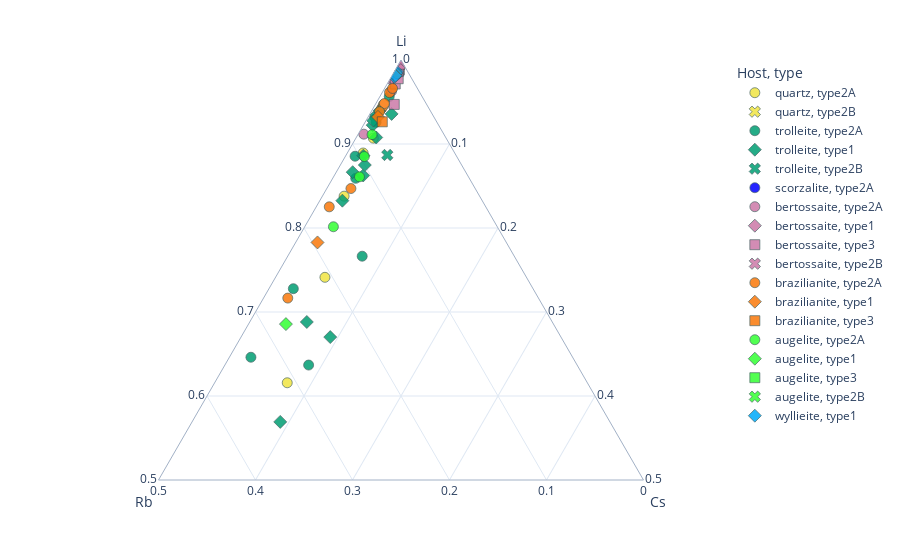

Notebook code cell kept with this figure:
### Markdown cell above
# Ternary plot

### Code cell
A = 'Li'
B = 'Rb'
C = 'Cs'

#define subset within dataset
df_subset = df_FI.loc[:, [A, B, C]]

#combine calculated data with metadata
df_subset[['sample', 'piece', 'field', 'analysis', 'Host', 'Phases','type']] = df_FI[['sample', 'piece', 'field', 'analysis', 'Host', 'Phases','type']]


#ternary plot of normalized subset
fig2 = px.scatter_ternary(df_subset, a=A, b=B, c=C,
                          hover_data=['sample',"piece",'field','analysis',df_subset.index],
                          symbol = "type", color="Host",
                          template='plotly_white',
                          color_discrete_map=colors_map,
#                           labels={A: 'CO<sub>2</sub>',
#                                   B: 'N<sub>2</sub>', 
#                                   C: 'CH<sub>4</sub>'}
                         )

fig2.update_traces(marker=dict(size=10, 
                              line=dict(width=0.7,
                                        color='DarkSlateGrey')),
                  selector=dict(mode='markers'),
                  opacity=0.85)

fig2.update_ternaries(aaxis_min=0.50)

# fig2.update_layout(title_x=0.2, 
#                   title_text="Vapor composition FI - " #+ df_subset.iloc[0][7], 
#                  )

# fig2.write_image(data_dir+"figures/plot_ternary_NaKLi_mol.pdf")# + df_subset.iloc[0][7] + ".pdf")

# print(df_subset.loc[79])

fig2.show()

### Figure 1 — Plotly figure (JSON) as saved in the notebook; plotly's stock layout.template omitted (floating-point values rounded to 4 significant figures; data arrays with more than 128 entries replaced by an {"elided": "..."} marker saying what was removed)
{"data": [{"a": [null, null, 0.03943, null, null, null, null, null, 0.01991, null, null, null, null, 0.181, null, null, 0.0787, null, 0.1179, null, null, null, null, null, null, null, null, null, null, null, null, null, null, null, null, null, 0.9612, null, null, null, null, null, null, null], "b": [null, null, 0.01981, null, null, null, null, null, 0.00558, null, null, null, null, 0.01921, null, null, 0.006509, null, 0.01966, null, null, null, null, null, null, null, null, null, null, null, null, null, null, null, null, 0.01278, 0.01241, 0.02034, null, null, null, null, null, null], "c": [null, null, 0.004793, null, null, null, null, null, 0.001368, 0.002754, null, null, null, 0.003326, null, null, 0.001561, null, 0.003152, null, null, null, null, null, null, null, null, null, null, null, null, null, null, null, null, 0.00151, 0.0006884, 0.002248, null, null, null, null, null, null], "customdata": {"elided": "44x5 mixed values"}, "hovertemplate": "Host=quartz<br>type=type2A<br>Li=%{a}<br>Rb=%{b}<br>Cs=%{c}<br>sample=%{customdata[0]}<br>piece=%{customdata[1]}<br>field=%{customdata[2]}<br>analysis=%{customdata[3]}<br>index=%{customdata[4]}<extra></extra>", "legendgroup": "quartz, type2A", "marker": {"color": "rgb(240,228,66)", "line": {"color": "DarkSlateGrey", "width": 0.7}, "size": 10, "symbol": "circle"}, "mode": "markers", "name": "quartz, type2A", "opacity": 0.85, "showlegend": true, "subplot": "ternary", "type": "scatterternary"}, {"a": [null], "b": [null], "c": [null], "customdata": [["BU18FA19", "D", "ffore2", "fi06", 152]], "hovertemplate": "Host=quartz<br>type=type2B<br>Li=%{a}<br>Rb=%{b}<br>Cs=%{c}<br>sample=%{customdata[0]}<br>piece=%{customdata[1]}<br>field=%{customdata[2]}<br>analysis=%{customdata[3]}<br>index=%{customdata[4]}<extra></extra>", "legendgroup": "quartz, type2B", "marker": {"color": "rgb(240,228,66)", "line": {"color": "DarkSlateGrey", "width": 0.7}, "size": 10, "symbol": "x"}, "mode": "markers", "name": "quartz, type2B", "opacity": 0.85, "showlegend": true, "subplot": "ternary", "type": "scatterternary"}, {"a": [null, null, null, null, 0.03731, null, null, null, null, 0.5058, null, null, null, null, null, 0.02421, null, 0.1628, null, 0.134, null, null, null, null, null, null, null, null, null, null, null, 0.859, 0.1714, 0.05569, 0.03598, 0.2021, 0.01367], "b": [null, null, null, null, 0.01622, null, null, null, null, 0.01792, null, null, null, null, null, 0.008222, 0.009291, 0.01066, null, 0.01827, null, null, null, null, null, null, null, null, null, null, null, 0.01039, 0.0116, 0.01139, 0.01847, 0.02388, 0.01887], "c": [null, null, null, null, 0.005059, null, null, null, null, 0.005082, null, null, null, null, null, 0.000836, 0.002515, 0.001194, null, 0.003705, null, null, null, null, null, null, null, null, null, null, null, 0.001318, 0.002096, 0.00558, 0.001237, 0.002271, 0.002259], "customdata": {"elided": "37x5 mixed values"}, "hovertemplate": "Host=trolleite<br>type=type2A<br>Li=%{a}<br>Rb=%{b}<br>Cs=%{c}<br>sample=%{customdata[0]}<br>piece=%{customdata[1]}<br>field=%{customdata[2]}<br>analysis=%{customdata[3]}<br>index=%{customdata[4]}<extra></extra>", "legendgroup": "trolleite, type2A", "marker": {"color": "rgb(0,158,115)", "line": {"color": "DarkSlateGrey", "width": 0.7}, "size": 10, "symbol": "circle"}, "mode": "markers", "name": "trolleite, type2A", "opacity": 0.85, "showlegend": true, "subplot": "ternary", "type": "scatterternary"}, {"a": [null, 0.3728, 0.1402, null, null, null, null, null, 0.05367, 0.02168, 0.03935, null, null, null, null, 0.2061, 0.08652, null, 0.1474, 0.07407, 0.2216, 0.1869, 0.07777, null, null, null, null, null, null, null, null, null, null, null, 0.3425], "b": [null, 0.01665, 0.01751, null, null, null, null, null, 0.01905, 0.01295, 0.01447, null, null, null, 0.01239, 0.01518, 0.009347, null, 0.01164, 0.008451, 0.01243, 0.02514, 0.01347, null, null, null, null, null, null, null, null, null, null, 0.001205, 0.02389], "c": [null, 0.008929, 0.00483, null, null, null, null, null, 0.007368, 0.003463, 0.003364, null, null, null, 0.001118, 0.002147, 0.001769, null, 0.003339, 0.002134, 0.001907, 0.003657, 0.002174, null, null, null, null, null, null, null, null, null, null, null, 0.002765], "customdata": {"elided": "35x5 mixed values"}, "hovertemplate": "Host=trolleite<br>type=type1<br>Li=%{a}<br>Rb=%{b}<br>Cs=%{c}<br>sample=%{customdata[0]}<br>piece=%{customdata[1]}<br>field=%{customdata[2]}<br>analysis=%{customdata[3]}<br>index=%{customdata[4]}<extra></extra>", "legendgroup": "trolleite, type1", "marker": {"color": "rgb(0,158,115)", "line": {"color": "DarkSlateGrey", "width": 0.7}, "size": 10, "symbol": "diamond"}, "mode": "markers", "name": "trolleite, type1", "opacity": 0.85, "showlegend": true, "subplot": "ternary", "type": "scatterternary"}, {"a": [null, 0.07634, null], "b": [null, 0.006079, null], "c": [null, 0.003652, null], "customdata": [["BU18FA20", "E", "ff1", "fi01", 46], ["BU18FA20", "E", "ff1", "fi02", 47], ["BU18FA20", "G", "ff1", "fi04", 84]], "hovertemplate": "Host=trolleite<br>type=type2B<br>Li=%{a}<br>Rb=%{b}<br>Cs=%{c}<br>sample=%{customdata[0]}<br>piece=%{customdata[1]}<br>field=%{customdata[2]}<br>analysis=%{customdata[3]}<br>index=%{customdata[4]}<extra></extra>", "legendgroup": "trolleite, type2B", "marker": {"color": "rgb(0,158,115)", "line": {"color": "DarkSlateGrey", "width": 0.7}, "size": 10, "symbol": "x"}, "mode": "markers", "name": "trolleite, type2B", "opacity": 0.85, "showlegend": true, "subplot": "ternary", "type": "scatterternary"}, {"a": [null, null, null, null, null, null, null, null, null, null, null, null], "b": [null, null, null, null, null, null, null, null, null, null, null, null], "c": [null, null, null, null, null, null, null, null, null, null, null, null], "customdata": [["BU18FA22", "B", "ff2", "fi01", 28], ["BU18FA22", "B", "ff2", "fi02", 29], ["BU18FA22", "B", "ff2", "fi03", 30], ["BU18FA22", "B", "ff2", "fi04", 31], ["BU18FA22", "B", "ff2", "fi05", 32], ["BU18FA22", "B", "ff2", "fi06", 33], ["BU18FA20", "A", "ff1", "fi01", 91], ["BU18FA20", "A", "ff4", "fi01", 92], ["BU18FA20", "I", "ff1", "fi01", 93], ["BU18FA22", "D", "ff1", "fi01", 94], ["BU18FA22", "D", "ff1", "fi02", 95], ["BU18FA22", "D", "ff1", "fi03", 96]], "hovertemplate": "Host=scorzalite<br>type=type2A<br>Li=%{a}<br>Rb=%{b}<br>Cs=%{c}<br>sample=%{customdata[0]}<br>piece=%{customdata[1]}<br>field=%{customdata[2]}<br>analysis=%{customdata[3]}<br>index=%{customdata[4]}<extra></extra>", "legendgroup": "scorzalite, type2A", "marker": {"color": "rgb(0,0,255)", "line": {"color": "DarkSlateGrey", "width": 0.7}, "size": 10, "symbol": "circle"}, "mode": "markers", "name": "scorzalite, type2A", "opacity": 0.85, "showlegend": true, "subplot": "ternary", "type": "scatterternary"}, {"a": [null, 0.9194, 0.1641, null, null, null, 0.7131, null, null, null, null, null, null, null, null, null, null, null, null, null, null, null, 0.996, 0.2008, 1.032, 0.5167, 0.2434, 1.436, null, null, 0.8186, null, 0.2018, 0.09507, null, 0.6644, null, 1.395, 0.3849, 0.6723, 0.7354, null, 0.7199, 0.437], "b": [0.002789, 9.588e-05, 0.002597, null, null, null, 0.0002262, null, null, null, null, null, 0.002611, null, null, null, null, null, null, 0.01424, 0.01355, null, 0.006998, 0.005926, 0.006022, 0.003975, 0.005479, 0.0004679, 0.007065, null, 0.00136, null, 0.004105, 0.008603, 0.006613, 0.005, 0.01766, 0.001319, 0.002251, 0.009764, 0.009315, 0.007004, 0.003936, 0.004658], "c": [0.000328, null, 0.0004042, null, null, null, 0.0009394, null, null, null, null, null, 0.0002655, null, null, null, null, null, null, 0.00121, 0.002908, null, 0.001033, 0.001846, 0.001079, 0.0004888, 0.0003236, null, 0.0006403, null, 0.0001425, null, 0.0002976, 0.0006038, 0.0004004, 0.0003239, 0.001647, 0.0001032, 0.000338, 0.002965, 0.001465, 0.002484, 0.002159, 0.00249], "customdata": {"elided": "44x5 mixed values"}, "hovertemplate": "Host=bertossaite<br>type=type2A<br>Li=%{a}<br>Rb=%{b}<br>Cs=%{c}<br>sample=%{customdata[0]}<br>piece=%{customdata[1]}<br>field=%{customdata[2]}<br>analysis=%{customdata[3]}<br>index=%{customdata[4]}<extra></extra>", "legendgroup": "bertossaite, type2A", "marker": {"color": "rgb(204,121,167)", "line": {"color": "DarkSlateGrey", "width": 0.7}, "size": 10, "symbol": "circle"}, "mode": "markers", "name": "bertossaite, type2A", "opacity": 0.85, "showlegend": true, "subplot": "ternary", "type": "scatterternary"}, {"a": [null, null, null], "b": [null, null, 0.003882], "c": [null, null, 0.00201], "customdata": [["BU18FA20", "F", "ff1", "fi05", 105], ["BU18FA20", "B", "ff4", "fi05", 115], ["BU18FA22", "C", "ff2", "fi02", 244]], "hovertemplate": "Host=bertossaite<br>type=type1<br>Li=%{a}<br>Rb=%{b}<br>Cs=%{c}<br>sample=%{customdata[0]}<br>piece=%{customdata[1]}<br>field=%{customdata[2]}<br>analysis=%{customdata[3]}<br>index=%{customdata[4]}<extra></extra>", "legendgroup": "bertossaite, type1", "marker": {"color": "rgb(204,121,167)", "line": {"color": "DarkSlateGrey", "width": 0.7}, "size": 10, "symbol": "diamond"}, "mode": "markers", "name": "bertossaite, type1", "opacity": 0.85, "showlegend": true, "subplot": "ternary", "type": "scatterternary"}, {"a": [0.614, 1.342, null, 0.4915, null, null, 1.298, null, null, null, 0.9032, 1.252, null, 1.356], "b": [0.01278, 0.01143, null, 0.01733, null, null, 0.01011, 0.03015, null, 0.01557, 0.01296, 0.01174, null, 0.004842], "c": [0.005257, 0.005308, null, 0.0101, null, null, 0.005445, 0.01308, null, 0.007168, 0.007641, 0.005414, null, 0.002075], "customdata": [["BU18FA20", "C", "ff1", "fi01", 34], ["BU18FA20", "C", "ff1", "fi02", 35], ["BU18FA20", "C", "ff1", "fi03", 36], ["BU18FA20", "C", "ff1", "fi04", 37], ["BU18FA20", "C", "ff1", "fi06", 98], ["BU18FA20", "C", "ff1", "fi07", 99], ["BU18FA20", "C", "ff1", "fi08", 100], ["BU18FA20", "C", "ff1", "fi09", 101], ["BU18FA20", "C", "ff1", "fi010", 102], ["BU18FA20", "B", "ff4", "fi01", 111], ["BU18FA20", "B", "ff4", "fi02", 112], ["BU18FA20", "B", "ff4", "fi03", 113], ["BU18FA20", "B", "ff4", "fi04", 114], ["BU18FA04", "A", "ff3", "fi04", 197]], "hovertemplate": "Host=bertossaite<br>type=type3<br>Li=%{a}<br>Rb=%{b}<br>Cs=%{c}<br>sample=%{customdata[0]}<br>piece=%{customdata[1]}<br>field=%{customdata[2]}<br>analysis=%{customdata[3]}<br>index=%{customdata[4]}<extra></extra>", "legendgroup": "bertossaite, type3", "marker": {"color": "rgb(204,121,167)", "line": {"color": "DarkSlateGrey", "width": 0.7}, "size": 10, "symbol": "square"}, "mode": "markers", "name": "bertossaite, type3", "opacity": 0.85, "showlegend": true, "subplot": "ternary", "type": "scatterternary"}, {"a": [0.499, null], "b": [0.0003177, 0.004788], "c": [0.0001319, 0.0006152], "customdata": [["BU18FA20", "B", "ff2", "fi04", 41], ["BU18FA04", "B", "ff7", "fi05", 238]], "hovertemplate": "Host=bertossaite<br>type=type2B<br>Li=%{a}<br>Rb=%{b}<br>Cs=%{c}<br>sample=%{customdata[0]}<br>piece=%{customdata[1]}<br>field=%{customdata[2]}<br>analysis=%{customdata[3]}<br>index=%{customdata[4]}<extra></extra>", "legendgroup": "bertossaite, type2B", "marker": {"color": "rgb(204,121,167)", "line": {"color": "DarkSlateGrey", "width": 0.7}, "size": 10, "symbol": "x"}, "mode": "markers", "name": "bertossaite, type2B", "opacity": 0.85, "showlegend": true, "subplot": "ternary", "type": "scatterternary"}, {"a": [null, 0.1065, null, null, 0.1301, null, null, null, null, null, null, null, null, null, null, null, null, null, null, 0.03707, 0.111, 0.03831, 0.3881, null, null, 0.09418, 0.1705, null, null, null, 0.2613, 0.1243, 0.08851, null, 0.04519], "b": [null, 0.005461, null, null, 0.006135, null, null, null, null, null, null, null, null, null, null, null, null, null, null, 0.007248, 0.04005, 0.005795, 0.004766, null, null, 0.004494, 0.007743, null, null, null, 0.008232, 0.004037, 0.004981, null, 0.001199], "c": [null, 0.0009952, null, null, 0.001159, null, null, null, null, null, null, null, null, null, null, null, null, null, null, 0.0006039, 0.003875, 0.001126, 0.00165, null, null, 0.0009249, 0.001579, null, null, null, 0.002089, 0.0009868, 0.0008159, null, 0.0003847], "customdata": {"elided": "35x5 mixed values"}, "hovertemplate": "Host=brazilianite<br>type=type2A<br>Li=%{a}<br>Rb=%{b}<br>Cs=%{c}<br>sample=%{customdata[0]}<br>piece=%{customdata[1]}<br>field=%{customdata[2]}<br>analysis=%{customdata[3]}<br>index=%{customdata[4]}<extra></extra>", "legendgroup": "brazilianite, type2A", "marker": {"color": "rgb(250,120,10)", "line": {"color": "DarkSlateGrey", "width": 0.7}, "size": 10, "symbol": "circle"}, "mode": "markers", "name": "brazilianite, type2A", "opacity": 0.85, "showlegend": true, "subplot": "ternary", "type": "scatterternary"}, {"a": [0.01631, null, null, null, null, null, 0.02019], "b": [0.001008, null, null, null, null, null, 0.005021], "c": [0.0001774, null, null, null, null, null, 0.0005807], "customdata": [["BU18FA32", "A", "ff1", "fi01", 58], ["BU18FA32", "B", "ff2", "fi01", 106], ["BU18FA32", "B", "ff2", "fi03", 108], ["BU18FA32", "B", "ff2", "fi05", 110], ["BU18FA02a", "A", "ff1", "fi01", 189], ["BU18FA02a", "A", "ff1", "fi04", 192], ["BU18FA02a", "B", "ff4", "fi01", 253]], "hovertemplate": "Host=brazilianite<br>type=type1<br>Li=%{a}<br>Rb=%{b}<br>Cs=%{c}<br>sample=%{customdata[0]}<br>piece=%{customdata[1]}<br>field=%{customdata[2]}<br>analysis=%{customdata[3]}<br>index=%{customdata[4]}<extra></extra>", "legendgroup": "brazilianite, type1", "marker": {"color": "rgb(250,120,10)", "line": {"color": "DarkSlateGrey", "width": 0.7}, "size": 10, "symbol": "diamond"}, "mode": "markers", "name": "brazilianite, type1", "opacity": 0.85, "showlegend": true, "subplot": "ternary", "type": "scatterternary"}, {"a": [null, 0.1558, null, null, null, null], "b": [null, 0.009431, null, null, null, null], "c": [null, 0.002944, null, null, null, null], "customdata": [["BU18FA32", "A", "ff1", "fi02", 59], ["BU18FA32", "A", "ff1", "fi03", 60], ["BU18FA32", "A", "ff1", "fi04", 61], ["BU18FA32", "C", "ff1", "fi03", 70], ["BU18FA32", "C", "ff1", "fi04", 71], ["BU18FA32", "C", "ff1", "fi05", 72]], "hovertemplate": "Host=brazilianite<br>type=type3<br>Li=%{a}<br>Rb=%{b}<br>Cs=%{c}<br>sample=%{customdata[0]}<br>piece=%{customdata[1]}<br>field=%{customdata[2]}<br>analysis=%{customdata[3]}<br>index=%{customdata[4]}<extra></extra>", "legendgroup": "brazilianite, type3", "marker": {"color": "rgb(250,120,10)", "line": {"color": "DarkSlateGrey", "width": 0.7}, "size": 10, "symbol": "square"}, "mode": "markers", "name": "brazilianite, type3", "opacity": 0.85, "showlegend": true, "subplot": "ternary", "type": "scatterternary"}, {"a": [null, null, null, null, null, 0.06642, null, null, null, 0.06359, null, 0.07267, 0.07557, null, null, null, null, null], "b": [null, null, null, null, null, 0.005411, 0.01373, null, null, 0.008298, 0.003725, 0.007826, 0.01593, null, null, 0.004657, 0.0005757, 0.02579], "c": [null, null, null, null, null, 0.001062, 0.002726, null, null, 0.001976, 0.001597, 0.001613, 0.002787, null, null, null, null, 0.00427], "customdata": [["BU18FA19(2)", "A", "ff1", "fi02", 205], ["BU18FA19(2)", "A", "ff1", "fi03", 206], ["BU18FA19(2)", "A", "ff1", "fi04", 207], ["BU18FA19(2)", "A", "ff1", "fi05", 208], ["BU18FA19(2)", "A", "ff1", "fi06", 209], ["BU18FA19(2)", "A", "ff1", "fi07", 210], ["BU18FA19(2)", "A", "ff1", "fi08", 211], ["BU18FA19(2)", "A", "ff2", "fi01", 213], ["BU18FA19(2)", "A", "ff2", "fi02", 214], ["BU18FA19(2)", "A", "ff2", "fi03", 215], ["BU18FA19(2)", "A", "ff2", "fi04", 216], ["BU18FA19(2)", "A", "ff2", "fi05", 217], ["BU18FA19(2)", "A", "ff2b", "fi01", 218], ["BU18FA19(2)", "A", "ff2b", "fi02", 219], ["BU18FA19(2)", "A", "ff2b", "fi04", 221], ["BU18FA19(2)", "A", "ff2", "fi06", 264], ["BU18FA19(2)", "A", "ff2", "fi07", 265], ["BU18FA19(2)", "A", "ff1", "fi010", 269]], "hovertemplate": "Host=augelite<br>type=type2A<br>Li=%{a}<br>Rb=%{b}<br>Cs=%{c}<br>sample=%{customdata[0]}<br>piece=%{customdata[1]}<br>field=%{customdata[2]}<br>analysis=%{customdata[3]}<br>index=%{customdata[4]}<extra></extra>", "legendgroup": "augelite, type2A", "marker": {"color": "rgb(51,255,51)", "line": {"color": "DarkSlateGrey", "width": 0.7}, "size": 10, "symbol": "circle"}, "mode": "markers", "name": "augelite, type2A", "opacity": 0.85, "showlegend": true, "subplot": "ternary", "type": "scatterternary"}, {"a": [0.05704], "b": [0.02295], "c": [0.003208], "customdata": [["BU18FA19(2)", "A", "ff1", "fi01", 204]], "hovertemplate": "Host=augelite<br>type=type1<br>Li=%{a}<br>Rb=%{b}<br>Cs=%{c}<br>sample=%{customdata[0]}<br>piece=%{customdata[1]}<br>field=%{customdata[2]}<br>analysis=%{customdata[3]}<br>index=%{customdata[4]}<extra></extra>", "legendgroup": "augelite, type1", "marker": {"color": "rgb(51,255,51)", "line": {"color": "DarkSlateGrey", "width": 0.7}, "size": 10, "symbol": "diamond"}, "mode": "markers", "name": "augelite, type1", "opacity": 0.85, "showlegend": true, "subplot": "ternary", "type": "scatterternary"}, {"a": [null, null, null], "b": [0.01495, null, null], "c": [0.002788, null, null], "customdata": [["BU18FA19(2)", "A", "ff1b", "fi01", 203], ["BU18FA19(2)", "A", "ff2b", "fi03", 220], ["BU18FA19(2)", "A", "ff2b", "fi05", 222]], "hovertemplate": "Host=augelite<br>type=type3<br>Li=%{a}<br>Rb=%{b}<br>Cs=%{c}<br>sample=%{customdata[0]}<br>piece=%{customdata[1]}<br>field=%{customdata[2]}<br>analysis=%{customdata[3]}<br>index=%{customdata[4]}<extra></extra>", "legendgroup": "augelite, type3", "marker": {"color": "rgb(51,255,51)", "line": {"color": "DarkSlateGrey", "width": 0.7}, "size": 10, "symbol": "square"}, "mode": "markers", "name": "augelite, type3", "opacity": 0.85, "showlegend": true, "subplot": "ternary", "type": "scatterternary"}, {"a": [null], "b": [0.01358], "c": [0.004091], "customdata": [["BU18FA19(2)", "A", "ff1", "fi09", 212]], "hovertemplate": "Host=augelite<br>type=type2B<br>Li=%{a}<br>Rb=%{b}<br>Cs=%{c}<br>sample=%{customdata[0]}<br>piece=%{customdata[1]}<br>field=%{customdata[2]}<br>analysis=%{customdata[3]}<br>index=%{customdata[4]}<extra></extra>", "legendgroup": "augelite, type2B", "marker": {"color": "rgb(51,255,51)", "line": {"color": "DarkSlateGrey", "width": 0.7}, "size": 10, "symbol": "x"}, "mode": "markers", "name": "augelite, type2B", "opacity": 0.85, "showlegend": true, "subplot": "ternary", "type": "scatterternary"}, {"a": [0.7588, 0.1528, null, 0.4878, 0.01066, 0.1772, 0.1509, 0.2074], "b": [0.01024, 0.001773, null, 0.006317, null, 0.00273, 0.00257, 0.003167], "c": [0.002333, 0.0003449, null, 0.00143, null, 0.0006364, 0.0004938, 0.0007772], "customdata": [["BU18FA32", "AII", "incC", "fi01", 223], ["BU18FA32", "AII", "incC", "fi02", 224], ["BU18FA32", "AII", "incC", "fi03", 225], ["BU18FA32", "AII", "incC", "fi04", 226], ["BU18FA32", "AII", "incC", "fi05", 227], ["BU18FA32", "AII", "incC", "fi06", 266], ["BU18FA32", "AII", "incC", "fi07", 267], ["BU18FA32", "AII", "incC", "fi08", 268]], "hovertemplate": "Host=wyllieite<br>type=type1<br>Li=%{a}<br>Rb=%{b}<br>Cs=%{c}<br>sample=%{customdata[0]}<br>piece=%{customdata[1]}<br>field=%{customdata[2]}<br>analysis=%{customdata[3]}<br>index=%{customdata[4]}<extra></extra>", "legendgroup": "wyllieite, type1", "marker": {"color": "rgb(0,170,250)", "line": {"color": "DarkSlateGrey", "width": 0.7}, "size": 10, "symbol": "diamond"}, "mode": "markers", "name": "wyllieite, type1", "opacity": 0.85, "showlegend": true, "subplot": "ternary", "type": "scatterternary"}], "layout": {"legend": {"title": {"text": "Host, type"}, "tracegroupgap": 0}, "margin": {"t": 60}, "ternary": {"aaxis": {"min": 0.5, "title": {"text": "Li"}}, "baxis": {"title": {"text": "Rb"}}, "caxis": {"title": {"text": "Cs"}}, "domain": {"x": [0, 1], "y": [0, 1]}}}}
